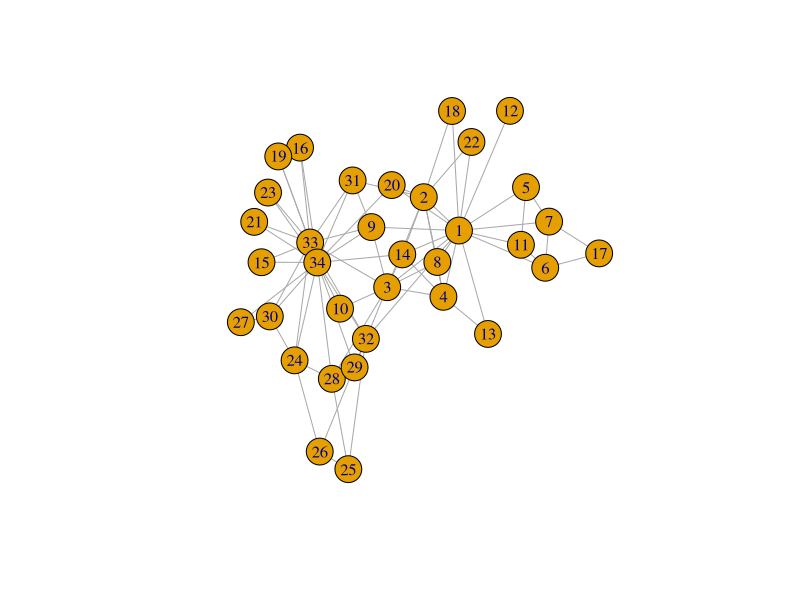

Here is the R script that generated this plot: (Note: this script raises an error after producing the figure.)
## ---- chunk 1
knitr::opts_chunk$set(fig.width = 6, fig.height = 6)
## ---- chunk 2
library("igraph")
## ---- chunk 3
g <- make_empty_graph()
## ---- chunk 4
g <- make_graph(edges = c(1, 2, 1, 5), n = 10, directed = FALSE)
## ---- chunk 5
g <- make_graph(~ 1--2, 1--5, 3, 4, 5, 6, 7, 8, 9, 10)
## ---- chunk 6
g
## ---- chunk 7
summary(g)
## ---- chunk 8
g <- make_graph("Zachary")
## ---- chunk 9
plot(g)
## ---- chunk 10
g <- add_vertices(g, 3)
## ---- chunk 11
g <- add_edges(g, edges = c(1, 35, 1, 36, 34, 37))
## ---- chunk 12
g <- add_edges(g, edges = c(38, 37))
## ---- chunk 13
g <- g %>%
  add_edges(edges = c(1, 34)) %>%
  add_vertices(3) %>%
  add_edges(edges = c(38, 39, 39, 40, 40, 38, 40, 37))
g
## ---- chunk 14
edge_id_to_delete <- get_edge_ids(g, c(1, 34))
edge_id_to_delete
## ---- chunk 15
g <- delete_edges(g, edge_id_to_delete)
## ---- chunk 16
g <- make_ring(10) %>% delete_edges("10|1")
plot(g)
## ---- chunk 17
g <- make_ring(5)
g <- delete_edges(g, get_edge_ids(g, c(1, 5, 4, 5)))
plot(g)
## ---- chunk 18
g1 <- graph_from_literal(
  A - B:C:I, B - A:C:D,
  C - A:B:E:H,
  D - B:E:F,
  E - C:D:F:H,
  F - D:E:G,
  G - F:H,
  H - C:E:G:I,
  I - A:H
)
plot(g1)
## ---- chunk 19
is_chordal(g1, fillin = TRUE)
## ---- chunk 20
chordal_graph <- add_edges(g1, is_chordal(g1, fillin = TRUE)$fillin)
plot(chordal_graph)
## ---- chunk 21
graph1 <- make_tree(127, 2, mode = "undirected")
summary(graph1)
## ---- chunk 22
graph2 <- make_tree(127, 2, mode = "undirected")
## ---- chunk 23
identical_graphs(graph1, graph2)
## ---- chunk 24
graph1 <- sample_grg(100, 0.2)
summary(graph1)
## ---- chunk 25
graph2 <- sample_grg(100, 0.2)
identical_graphs(graph1, graph2)
## ---- chunk 26
isomorphic(graph1, graph2)
## ---- chunk 27
g <- make_graph(
  ~ Alice - Boris:Himari:Moshe, Himari - Alice:Nang:Moshe:Samira,
  Ibrahim - Nang:Moshe, Nang - Samira
)
## ---- chunk 28
V(g)$age <- c(25, 31, 18, 23, 47, 22, 50)
V(g)$gender <- c("f", "m", "f", "m", "m", "f", "m")
E(g)$is_formal <- c(FALSE, FALSE, TRUE, TRUE, TRUE, FALSE, TRUE, FALSE, FALSE)
summary(g)
## ---- chunk 29
E(g)$is_formal
E(g)$is_formal[1] <- TRUE
E(g)$is_formal
## ---- chunk 30
g$date <- c("2022-02-11")
graph_attr(g, "date")
## ---- chunk 31
match(c("Ibrahim"), V(g)$name)
## ---- chunk 32
V(g)$name[1:3] <- c("Alejandra", "Bruno", "Carmina")
V(g)
## ---- chunk 33
g <- delete_vertex_attr(g, "gender")
V(g)$gender
## ---- chunk 34
degree(g)
## ---- chunk 35
degree(g, 7)
## ---- chunk 36
degree(g, vertices = c(3, 4, 5))
## ---- chunk 37
degree(g, vertices = c("Carmina", "Moshe", "Nang"))
## ---- chunk 38
degree(g, "Bruno")
## ---- chunk 39
edge_betweenness(g)
## ---- chunk 40
ebs <- edge_betweenness(g)
as_edgelist(g)[ebs == max(ebs), ]
## ---- chunk 41
which.max(degree(g))
## ---- chunk 42
graph <- graph.full(n = 10)
only_odd_vertices <- which(V(graph) %% 2 == 1)
length(only_odd_vertices)
## ---- chunk 43
seq <- V(graph)[2, 3, 7]
seq
## ---- chunk 44
seq <- seq[1, 3] # filtering an existing vertex set
seq
## ---- chunk 45
V(g)[age < 30]$name
## ---- chunk 46
`%notin%` <- Negate(`%in%`)
## ---- chunk 47
V(g)$degree <- c("A", "B", "B+", "A+", "C", "A", "B")
V(g)$degree[degree(g) == 3]
## ---- chunk 48
V(g)$name[degree(g) == 3]
## ---- chunk 49
E(g)[.from(3)]
## ---- chunk 50
E(g)[.from("Carmina")]
## ---- chunk 51
E(g)[3:5 %--% 5:6]
## ---- chunk 52
V(g)$gender <- c("f", "m", "f", "m", "m", "f", "m")
## ---- chunk 53
men <- V(g)[gender == "m"]$name
men
## ---- chunk 54
women <- V(g)[gender == "f"]$name
women
## ---- chunk 55
E(g)[men %--% women]
## ---- chunk 56
as_adjacency_matrix(g)
## ---- chunk 57
layout <- layout_with_kk(g)
## ---- chunk 58
layout <- layout_as_tree(g, root = 2)
## ---- chunk 59
layout <- layout_with_kk(g)
## ---- chunk 60
plot(g, layout = layout, main = "Social network with the Kamada-Kawai layout algorithm")
## ---- chunk 61
plot(
  g,
  layout = layout_with_fr,
  main = "Social network with the Fruchterman-Reingold layout algorithm"
)
## ---- chunk 62
V(g)$color <- ifelse(V(g)$gender == "m", "yellow", "red")
plot(
  g,
  layout = layout, vertex.label.dist = 3.5,
  main = "Social network - with genders as colors"
)
## ---- chunk 63
plot(g, layout = layout, vertex.label.dist = 3.5, vertex.color = as.factor(V(g)$gender))
## ---- chunk 64
plot(g,
  layout = layout, vertex.label.dist = 3.5, vertex.size = 20,
  vertex.color = ifelse(V(g)$gender == "m", "yellow", "red"),
  edge.width = ifelse(E(g)$is_formal, 5, 1)
)
## ---- chunk 65
sessionInfo()
